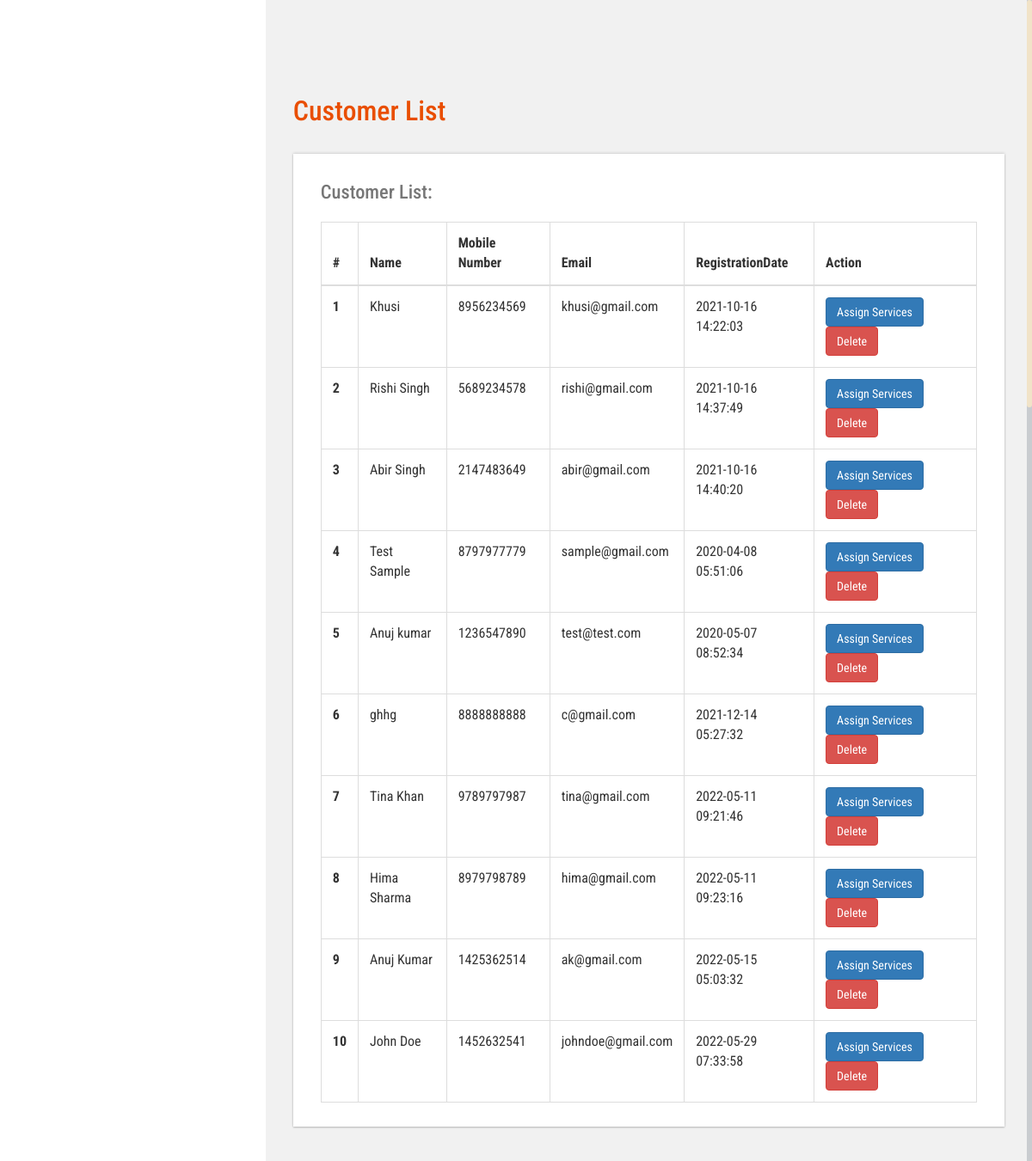
The app's page /admin/customer-list.php (signed in) with its own data.
### tables this page shows
CREATE TABLE `tbluser` (
  `ID` int(10) NOT NULL,
  `FirstName` varchar(120) DEFAULT NULL,
  `LastName` varchar(250) DEFAULT NULL,
  `MobileNumber` bigint(10) DEFAULT NULL,
  `Email` varchar(120) DEFAULT NULL,
  `Password` varchar(120) DEFAULT NULL,
  `RegDate` timestamp NULL DEFAULT current_timestamp()
);

### admin/customer-list.php (the view, shortened to what this page needs)
<?php
if (strlen($_SESSION['bpmsaid']==0)) {
  header('location:logout.html');
  } else{
  ?>
<!DOCTYPE HTML>
<html>
<head>
<link href="css/bootstrap.css" rel='stylesheet' type='text/css' />
<link href="css/style.css" rel='stylesheet' type='text/css' />
<link href="css/font-awesome.css" rel="stylesheet">
<link href="css/animate.css" rel="stylesheet" type="text/css" media="all">
<link href="css/custom.css" rel="stylesheet">
</head>
<body class="cbp-spmenu-push">
	<div class="main-content">
		<div id="page-wrapper">
			<div class="main-page">
				<div class="tables">
					<h3 class="title1">Customer List</h3>
					<div class="table-responsive bs-example widget-shadow">
						<h4>Customer List:</h4>
						<table class="table table-bordered"> <thead> <tr> <th>#</th> <th>Name</th> <th>Mobile Number</th><th>Email</th> <th>RegistrationDate</th><th>Action</th> </tr> </thead> <tbody>
<?php
$ret=mysqli_query($con,"select *from  tbluser");
$cnt=1;
while ($row=mysqli_fetch_array($ret)) {
?>
						 <tr> <th scope="row"><?php echo $cnt;?></th> <td><?php  echo $row['FirstName'];?> <?php  echo $row['LastName'];?></td> <td><?php  echo $row['MobileNumber'];?></td><td><?php  echo $row['Email'];?></td><td><?php  echo $row['RegDate'];?></td>
						 	<td> <a href="add-customer-services.html?addid=<?php echo $row['ID'];?>" class="btn btn-primary">Assign Services</a>
<a href="customer-list.html?delid=<?php echo $row['ID'];?>" class="btn btn-danger" onClick="return confirm('Are you sure you want to delete?')">Delete</a>
						 		</td> </tr>   <?php
$cnt=$cnt+1;
}?></tbody> </table>
					</div>
				</div>
			</div>
		</div>
	</div>
</body>
</html>
<?php }  ?>

### admin/css/style.css (style rules this page uses)
h4, h5, h6, h1, h2, h3 { margin: 0; }
html, body { font-family: 'Roboto Condensed', sans-serif; font-size: 100%; overflow-x: hidden; background: #fff; }
body a { transition: 0.5s all ease; -webkit-transition: 0.5s all ease; -moz-transition: 0.5s all ease; -o-transition: 0.5s all ease; -ms-transition: 0.5s all ease; text-decoration:none; }
h1,h2,h3,h4,h5,h6 { margin:0; }
.main-content { position: relative; }
.cbp-spmenu-push { overflow-x: hidden; position: relative; }
.cbp-spmenu, .cbp-spmenu-push { -webkit-transition: all 0.3s ease; -moz-transition: all 0.3s ease; transition: all 0.3s ease; }
.cbp-spmenu-push div#page-wrapper { margin: 0 0 0 19.3em; transition:.5s all; -webkit-transition:.5s all; -moz-transition:.5s all; }
.widget-shadow { background-color: #fff; box-shadow: 0 -1px 3px rgba(0,0,0,.12),0 1px 2px rgba(0,0,0,.24); -webkit-box-shadow: 0 -1px 3px rgba(0,0,0,.12),0 1px 2px rgba(0,0,0,.24); -moz-box-shadow: 0 -1px 3px rgba(0,0,0,.12),0 1px 2px rgba(0,0,0,.24); }
h3.title1 { font-size: 2em; color: #e94e02; margin-bottom: 0.8em; }
.table > thead > tr > th, .table > tbody > tr > th, .table > tfoot > tr > th, .table > thead > tr > td, .table > tbody > tr > td, .table > tfoot > tr > td { border-top: none; }
.tables h4 { font-size: 1.4em; margin-bottom: 1em; color: #777777; }
.tables .panel-body ,.tables .bs-example { padding: 2em 2em 0.5em; }
.tables .table > thead > tr > th, .tables .table > tbody > tr > th, .tables .table > tfoot > tr > th, .tables .table > thead > tr > td, .tables .table > tbody > tr > td, .tables .table > tfoot > tr > td { padding: 13px; border-top: 1px solid #E0E0E0; }
.bs-example { margin-top: 2em; }

### admin/css/custom.css (style rules this page uses)
#page-wrapper { padding:7em 2em 2.5em; background-color: #F1F1F1; }

### records on screen
tbluser: FirstName "Khusi", MobileNumber "8956234569", Email "khusi@gmail.com", RegDate "2021-10-16 14:22:03"
tbluser: FirstName "Rishi Singh", MobileNumber "5689234578", Email "rishi@gmail.com", RegDate "2021-10-16 14:37:49"
tbluser: FirstName "Abir Singh", MobileNumber "2147483649", Email "abir@gmail.com", RegDate "2021-10-16 14:40:20"
tbluser: FirstName "Test Sample", MobileNumber "8797977779", Email "sample@gmail.com", RegDate "2020-04-08 05:51:06"
tbluser: FirstName "Anuj kumar", MobileNumber "1236547890", Email "test@test.com", RegDate "2020-05-07 08:52:34"
tbluser: FirstName "ghhg", MobileNumber "8888888888", Email "c@gmail.com", RegDate "2021-12-14 05:27:32"
tbluser: FirstName "Tina", LastName "Khan", MobileNumber "9789797987", Email "tina@gmail.com", RegDate "2022-05-11 09:21:46"
tbluser: FirstName "Hima", LastName "Sharma", MobileNumber "8979798789", Email "hima@gmail.com", RegDate "2022-05-11 09:23:16"
tbluser: FirstName "Anuj", LastName "Kumar", MobileNumber "1425362514", Email "ak@gmail.com", RegDate "2022-05-15 05:03:32"
tbluser: FirstName "John", LastName "Doe", MobileNumber "1452632541", Email "johndoe@gmail.com", RegDate "2022-05-29 07:33:58"
